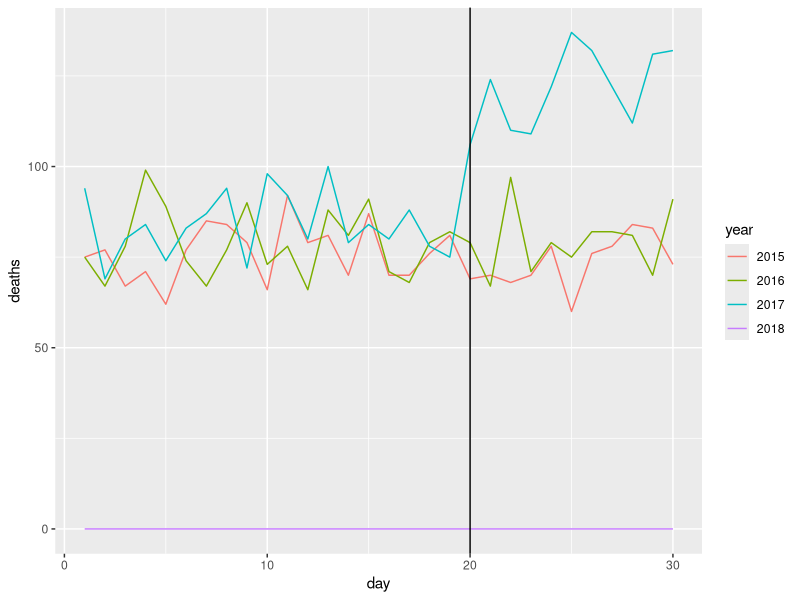

Write R code to recreate this figure.
library(tidyverse)
library(pdftools)
options(digits = 3)

fn <- system.file("extdata", "RD-Mortality-Report_2015-18-180531.pdf", package="dslabs")

# system("cmd.exe", input = paste("start", fn))
txt <- pdf_text(fn)
x <- str_split(txt[9], "\n")
s <- x[[1]]
# class(s)
s <- str_trim(s)
s[1]    # print string, visually inspect last character
header_index <- str_which(s, "2015")[1]
header_index

s[header_index]

tmp <- str_split(s[header_index], "\\s+", simplify = TRUE)
month <- tmp[1]
header <- tmp[-1]
month
header[3]
tmp
tmp[1]

tail_index <- str_which(s, "Total")

n <- str_count(s, "\\d+")
sum( n == 1)


no_header <- gsub( '.*', '',s)
no_header
s
s[2]
tail_index
header_index

out <- c(1:header_index, which(n==1), tail_index:length(s))
s <- s[-out]
length(s)
s


s <- str_split_fixed(s, "\\s+", n = 6)[,1:5]


tab <- s %>% 
  as_data_frame() %>% 
  setNames(c("day", header)) %>%
  mutate_all(as.numeric)
mean(tab$"2015")

tab <- tab %>% gather(year, deaths, -day) %>%
  mutate(deaths = as.numeric(deaths))
tab

tab %>% 
  ggplot(aes(day,deaths, col = year)) +
  geom_line()  + 
  geom_vline(xintercept = 20)

mean(tab$"2015")
mean(tab$'2016')
b <- tab %>% filter(year == 2015) %>% pull(deaths)
mean(b)
c <- tab %>% filter(year == 2016) %>% pull(deaths)
mean(c)
tab %>% filter(deaths >= 100)
